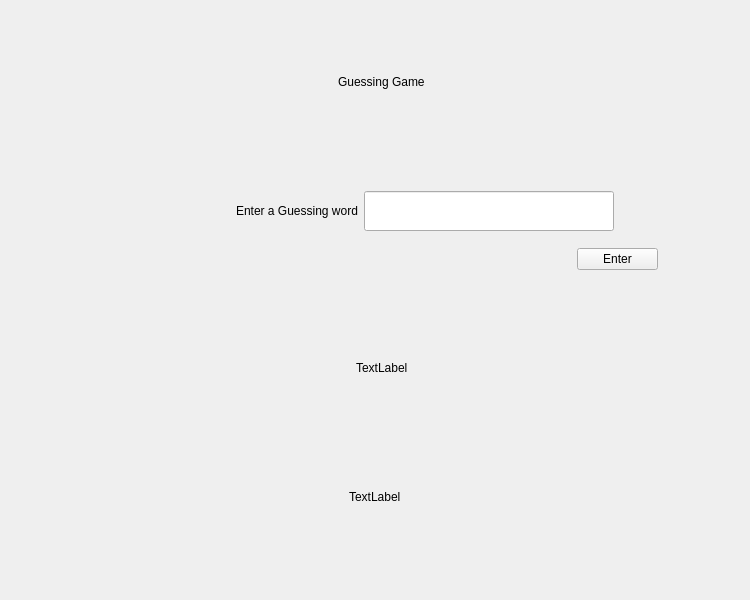
<?xml version="1.0" encoding="UTF-8"?>
<ui version="4.0">
 <class>Form</class>
 <widget class="QWidget" name="Form">
  <property name="geometry">
   <rect>
    <x>0</x>
    <y>0</y>
    <width>750</width>
    <height>600</height>
   </rect>
  </property>
  <property name="minimumSize">
   <size>
    <width>750</width>
    <height>600</height>
   </size>
  </property>
  <property name="windowTitle">
   <string>Form</string>
  </property>
  <layout class="QVBoxLayout" name="verticalLayout_2">
   <item>
    <layout class="QVBoxLayout" name="verticalLayout" stretch="0,1,1,1,1,1,1,1,1,1">
     <item>
      <spacer name="verticalSpacer_2">
       <property name="orientation">
        <enum>Qt::Vertical</enum>
       </property>
       <property name="sizeHint" stdset="0">
        <size>
         <width>20</width>
         <height>40</height>
        </size>
       </property>
      </spacer>
     </item>
     <item>
      <layout class="QHBoxLayout" name="horizontalLayout">
       <item>
        <spacer name="horizontalSpacer">
         <property name="orientation">
          <enum>Qt::Horizontal</enum>
         </property>
         <property name="sizeHint" stdset="0">
          <size>
           <width>40</width>
           <height>20</height>
          </size>
         </property>
        </spacer>
       </item>
       <item>
        <widget class="QLabel" name="label_3">
         <property name="maximumSize">
          <size>
           <width>150</width>
           <height>150</height>
          </size>
         </property>
         <property name="text">
          <string/>
         </property>
         <property name="pixmap">
          <pixmap>Iconic-1024.png</pixmap>
         </property>
         <property name="scaledContents">
          <bool>true</bool>
         </property>
        </widget>
       </item>
       <item>
        <widget class="QLabel" name="label">
         <property name="styleSheet">
          <string notr="true">font: 30pt &quot;Waree&quot;;</string>
         </property>
         <property name="text">
          <string>Guessing Game</string>
         </property>
        </widget>
       </item>
       <item>
        <spacer name="horizontalSpacer_2">
         <property name="orientation">
          <enum>Qt::Horizontal</enum>
         </property>
         <property name="sizeHint" stdset="0">
          <size>
           <width>40</width>
           <height>20</height>
          </size>
         </property>
        </spacer>
       </item>
      </layout>
     </item>
     <item>
      <spacer name="verticalSpacer">
       <property name="orientation">
        <enum>Qt::Vertical</enum>
       </property>
       <property name="sizeHint" stdset="0">
        <size>
         <width>20</width>
         <height>40</height>
        </size>
       </property>
      </spacer>
     </item>
     <item>
      <layout class="QHBoxLayout" name="horizontalLayout_2" stretch="2,1,1,0,1">
       <item>
        <spacer name="horizontalSpacer_3">
         <property name="orientation">
          <enum>Qt::Horizontal</enum>
         </property>
         <property name="sizeHint" stdset="0">
          <size>
           <width>40</width>
           <height>20</height>
          </size>
         </property>
        </spacer>
       </item>
       <item>
        <widget class="QLabel" name="label_2">
         <property name="styleSheet">
          <string notr="true">font: 16pt &quot;Waree&quot;;</string>
         </property>
         <property name="text">
          <string>Enter a Guessing word</string>
         </property>
        </widget>
       </item>
       <item>
        <widget class="QLineEdit" name="lineEdit">
         <property name="minimumSize">
          <size>
           <width>250</width>
           <height>40</height>
          </size>
         </property>
         <property name="maximumSize">
          <size>
           <width>180</width>
           <height>16777215</height>
          </size>
         </property>
        </widget>
       </item>
       <item>
        <widget class="QLabel" name="label_count">
         <property name="text">
          <string/>
         </property>
         <property name="scaledContents">
          <bool>true</bool>
         </property>
        </widget>
       </item>
       <item>
        <spacer name="horizontalSpacer_4">
         <property name="orientation">
          <enum>Qt::Horizontal</enum>
         </property>
         <property name="sizeHint" stdset="0">
          <size>
           <width>40</width>
           <height>20</height>
          </size>
         </property>
        </spacer>
       </item>
      </layout>
     </item>
     <item>
      <layout class="QHBoxLayout" name="horizontalLayout_5" stretch="21,3,3">
       <item>
        <spacer name="horizontalSpacer_9">
         <property name="orientation">
          <enum>Qt::Horizontal</enum>
         </property>
         <property name="sizeHint" stdset="0">
          <size>
           <width>40</width>
           <height>20</height>
          </size>
         </property>
        </spacer>
       </item>
       <item>
        <widget class="QPushButton" name="guess_btn">
         <property name="styleSheet">
          <string notr="true">font: 14pt &quot;Waree&quot;;</string>
         </property>
         <property name="text">
          <string>Enter</string>
         </property>
        </widget>
       </item>
       <item>
        <spacer name="horizontalSpacer_10">
         <property name="orientation">
          <enum>Qt::Horizontal</enum>
         </property>
         <property name="sizeHint" stdset="0">
          <size>
           <width>40</width>
           <height>20</height>
          </size>
         </property>
        </spacer>
       </item>
      </layout>
     </item>
     <item>
      <spacer name="verticalSpacer_3">
       <property name="orientation">
        <enum>Qt::Vertical</enum>
       </property>
       <property name="sizeHint" stdset="0">
        <size>
         <width>20</width>
         <height>40</height>
        </size>
       </property>
      </spacer>
     </item>
     <item>
      <layout class="QHBoxLayout" name="horizontalLayout_3">
       <item>
        <spacer name="horizontalSpacer_5">
         <property name="orientation">
          <enum>Qt::Horizontal</enum>
         </property>
         <property name="sizeHint" stdset="0">
          <size>
           <width>40</width>
           <height>20</height>
          </size>
         </property>
        </spacer>
       </item>
       <item>
        <widget class="QLabel" name="logo_face">
         <property name="maximumSize">
          <size>
           <width>50</width>
           <height>50</height>
          </size>
         </property>
         <property name="text">
          <string/>
         </property>
         <property name="pixmap">
          <pixmap>../../My Projects/dipression diagnosis system/icons/if_face-smile_118880.png</pixmap>
         </property>
         <property name="scaledContents">
          <bool>true</bool>
         </property>
        </widget>
       </item>
       <item>
        <widget class="QLabel" name="result_label">
         <property name="styleSheet">
          <string notr="true">font: 22pt &quot;Waree&quot;;</string>
         </property>
         <property name="text">
          <string>TextLabel</string>
         </property>
        </widget>
       </item>
       <item>
        <spacer name="horizontalSpacer_6">
         <property name="orientation">
          <enum>Qt::Horizontal</enum>
         </property>
         <property name="sizeHint" stdset="0">
          <size>
           <width>40</width>
           <height>20</height>
          </size>
         </property>
        </spacer>
       </item>
      </layout>
     </item>
     <item>
      <spacer name="verticalSpacer_4">
       <property name="orientation">
        <enum>Qt::Vertical</enum>
       </property>
       <property name="sizeHint" stdset="0">
        <size>
         <width>20</width>
         <height>40</height>
        </size>
       </property>
      </spacer>
     </item>
     <item>
      <layout class="QHBoxLayout" name="horizontalLayout_4">
       <item>
        <spacer name="horizontalSpacer_7">
         <property name="orientation">
          <enum>Qt::Horizontal</enum>
         </property>
         <property name="sizeHint" stdset="0">
          <size>
           <width>40</width>
           <height>20</height>
          </size>
         </property>
        </spacer>
       </item>
       <item>
        <widget class="QLabel" name="hint_label">
         <property name="styleSheet">
          <string notr="true">font: 13pt &quot;Waree&quot;;</string>
         </property>
         <property name="text">
          <string>TextLabel</string>
         </property>
        </widget>
       </item>
       <item>
        <spacer name="horizontalSpacer_8">
         <property name="orientation">
          <enum>Qt::Horizontal</enum>
         </property>
         <property name="sizeHint" stdset="0">
          <size>
           <width>40</width>
           <height>20</height>
          </size>
         </property>
        </spacer>
       </item>
      </layout>
     </item>
     <item>
      <spacer name="verticalSpacer_5">
       <property name="orientation">
        <enum>Qt::Vertical</enum>
       </property>
       <property name="sizeHint" stdset="0">
        <size>
         <width>20</width>
         <height>40</height>
        </size>
       </property>
      </spacer>
     </item>
    </layout>
   </item>
  </layout>
  <zorder>horizontalSpacer_6</zorder>
  <zorder>horizontalSpacer_9</zorder>
  <zorder>horizontalSpacer_10</zorder>
 </widget>
 <resources/>
 <connections/>
</ui>
